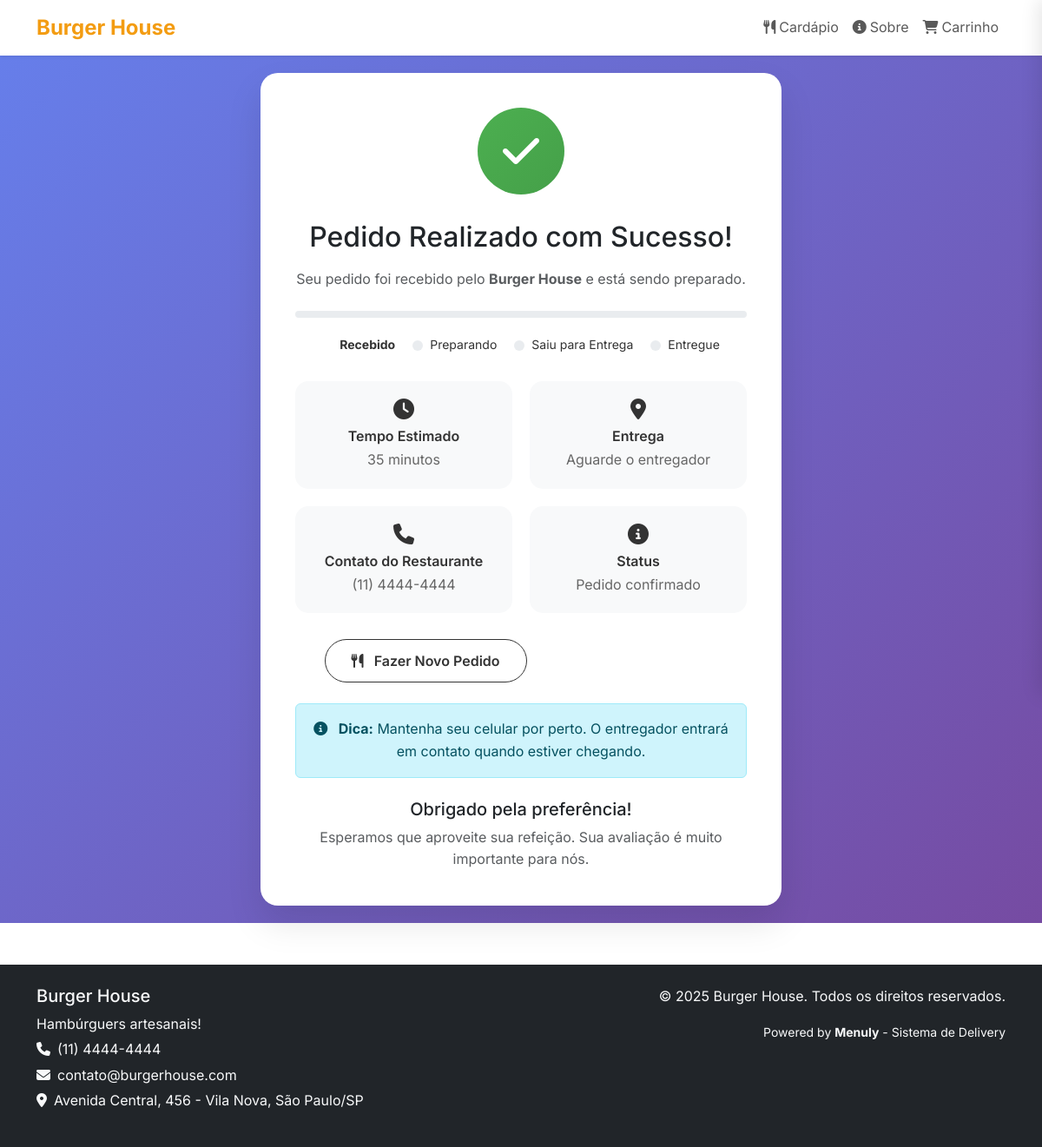
/burger-house/pedido-recebido/, run on the app's committed database.
### apps/restaurantes/models.py (models this page shows, shortened)
class Restaurante(models.Model):
    lojista = models.ForeignKey(Lojista, on_delete=models.CASCADE, related_name='restaurantes', verbose_name='Lojista')
    administradores = models.ManyToManyField(
        settings.AUTH_USER_MODEL,
        through='RestauranteAdministrador',
        through_fields=('restaurante', 'usuario'),  # Especifica quais campos usar
        related_name='restaurantes_gerenciados',
        blank=True,
        verbose_name='Administradores'
    )
    nome = models.CharField(max_length=200, verbose_name='Nome do Restaurante')
    slug = models.SlugField(max_length=200, unique=True, verbose_name='URL Personalizada')
    cnpj = models.CharField(max_length=18, blank=True, verbose_name='CNPJ')
    email = models.EmailField(verbose_name='Email')
    telefone = models.CharField(max_length=20, verbose_name='Telefone')
    whatsapp = models.CharField(max_length=20, blank=True, verbose_name='WhatsApp')
    endereco_rua = models.CharField(max_length=200, verbose_name='Rua')
    endereco_numero = models.CharField(max_length=20, verbose_name='Número')
    endereco_complemento = models.CharField(max_length=100, blank=True, verbose_name='Complemento')
    endereco_bairro = models.CharField(max_length=100, verbose_name='Bairro')
    endereco_cidade = models.CharField(max_length=100, verbose_name='Cidade')
    endereco_estado = models.CharField(max_length=2, verbose_name='Estado')
    endereco_cep = models.CharField(max_length=9, verbose_name='CEP')
    cor_primaria = models.CharField(max_length=7, default='#667eea', verbose_name='Cor Primária')
    cor_secundaria = models.CharField(max_length=7, default='#764ba2', verbose_name='Cor Secundária')
    cor_fundo = models.CharField(max_length=7, default='#ffffff', verbose_name='Cor de Fundo')
    cor_texto = models.CharField(max_length=7, default='#333333', verbose_name='Cor do Texto')
    cor_botoes = models.CharField(max_length=7, default='#28a745', verbose_name='Cor dos Botões')
    logo = models.ImageField(upload_to='restaurantes/logos/', blank=True, verbose_name='Logo')
    logo_thumbnail = ImageSpecField(source='logo', processors=[ResizeToFill(200, 200)], format='PNG')
    banner = models.ImageField(upload_to='restaurantes/banners/', blank=True, verbose_name='Banner Principal')
    banner_small = ImageSpecField(source='banner', processors=[ResizeToFill(800, 400)], format='JPEG')
    favicon = models.ImageField(upload_to='restaurantes/favicons/', blank=True, verbose_name='Favicon')
    slogan = models.CharField(max_length=200, blank=True, verbose_name='Slogan')
    mensagem_boas_vindas = models.TextField(blank=True, verbose_name='Mensagem de Boas-vindas')
    sobre_nos = models.TextField(blank=True, verbose_name='Sobre Nós')
    taxa_entrega = models.DecimalField(max_digits=6, decimal_places=2, default=0, verbose_name='Taxa de Entrega')
    tempo_estimado_entrega = models.IntegerField(default=30, verbose_name='Tempo Estimado (min)')
    raio_entrega_km = models.DecimalField(max_digits=5, decimal_places=2, default=5, verbose_name='Raio de Entrega (km)')
    aceita_pedidos = models.BooleanField(default=True, verbose_name='Aceita Pedidos')
    pedido_minimo = models.DecimalField(max_digits=8, decimal_places=2, default=0, verbose_name='Pedido Mínimo')
    funciona_segunda = models.BooleanField(default=True, verbose_name='Funciona Segunda')
    horario_segunda_abertura = models.TimeField(null=True, blank=True, verbose_name='Abertura Segunda')
    horario_segunda_fechamento = models.TimeField(null=True, blank=True, verbose_name='Fechamento Segunda')
    funciona_terca = models.BooleanField(default=True, verbose_name='Funciona Terça')
    horario_terca_abertura = models.TimeField(null=True, blank=True, verbose_name='Abertura Terça')
    horario_terca_fechamento = models.TimeField(null=True, blank=True, verbose_name='Fechamento Terça')
    funciona_quarta = models.BooleanField(default=True, verbose_name='Funciona Quarta')
    horario_quarta_abertura = models.TimeField(null=True, blank=True, verbose_name='Abertura Quarta')
    horario_quarta_fechamento = models.TimeField(null=True, blank=True, verbose_name='Fechamento Quarta')
    funciona_quinta = models.BooleanField(default=True, verbose_name='Funciona Quinta')
    horario_quinta_abertura = models.TimeField(null=True, blank=True, verbose_name='Abertura Quinta')
    horario_quinta_fechamento = models.TimeField(null=True, blank=True, verbose_name='Fechamento Quinta')
    funciona_sexta = models.BooleanField(default=True, verbose_name='Funciona Sexta')
    horario_sexta_abertura = models.TimeField(null=True, blank=True, verbose_name='Abertura Sexta')
    horario_sexta_fechamento = models.TimeField(null=True, blank=True, verbose_name='Fechamento Sexta')
    funciona_sabado = models.BooleanField(default=True, verbose_name='Funciona Sábado')
    horario_sabado_abertura = models.TimeField(null=True, blank=True, verbose_name='Abertura Sábado')
    horario_sabado_fechamento = models.TimeField(null=True, blank=True, verbose_name='Fechamento Sábado')
    funciona_domingo = models.BooleanField(default=False, verbose_name='Funciona Domingo')
    horario_domingo_abertura = models.TimeField(null=True, blank=True, verbose_name='Abertura Domingo')
    horario_domingo_fechamento = models.TimeField(null=True, blank=True, verbose_name='Fechamento Domingo')
    ativo = models.BooleanField(default=True, verbose_name='Ativo')
    aprovado = models.BooleanField(default=False, verbose_name='Aprovado')
    destaque = models.BooleanField(default=False, verbose_name='Em Destaque')
    criado_em = models.DateTimeField(auto_now_add=True, verbose_name='Criado em')
    atualizado_em = models.DateTimeField(auto_now=True, verbose_name='Atualizado em')
    class Meta:
        verbose_name = 'Restaurante'
        verbose_name_plural = 'Restaurantes'
        ordering = ['nome']
    def get_absolute_url(self):
        return f"/{self.slug}/"
    @property
    def endereco_completo(self):
        endereco = f"{self.endereco_rua}, {self.endereco_numero}"
        if self.endereco_complemento:
            endereco += f", {self.endereco_complemento}"
        endereco += f" - {self.endereco_bairro}, {self.endereco_cidade}/{self.endereco_estado}"
        return endereco

### apps/restaurantes/views.py (the view)
# urls.py: path('pedido-recebido/', views.pedido_recebido, name='pedido_recebido'),
def pedido_recebido(request, slug=None):
    restaurante = request.restaurante_atual
    if not restaurante:
        return redirect('core:lista_restaurantes')
    numero_pedido = request.session.get('ultimo_pedido_numero')
    context = {
        'restaurante': restaurante,
        'numero_pedido': numero_pedido,
        'page_title': f"Pedido Recebido - {restaurante.nome}",
        'meta_description': f"Seu pedido foi recebido pelo {restaurante.nome}",
    }
    return render(request, 'restaurante/pedido_recebido.html', context)

### templates/restaurante/pedido_recebido.html (shortened to what this page needs)
{% extends 'base.html' %}
{% load static %}
{% block content %}
<div class="confirmation-container">
    <div class="container">
        <div class="confirmation-card">
            <div class="success-icon">
                <i class="fas fa-check"></i>
            </div>
            <h1 class="h2 text-dark mb-3">Pedido Realizado com Sucesso!</h1>
            <p class="text-muted mb-4">
                Seu pedido foi recebido pelo <strong>{{ restaurante.nome }}</strong> e está sendo preparado.
            </p>
            <div class="progress-bar">
                <div class="progress-fill"></div>
            </div>
            <div class="status-indicator">
                <div class="status-step active">
                    <div class="status-dot"></div>
                    <span>Recebido</span>
                </div>
                <div class="status-step">
                    <div class="status-dot"></div>
                    <span>Preparando</span>
                </div>
                <div class="status-step">
                    <div class="status-dot"></div>
                    <span>Saiu para Entrega</span>
                </div>
                <div class="status-step">
                    <div class="status-dot"></div>
                    <span>Entregue</span>
                </div>
            </div>
            <div class="info-grid">
                <div class="info-item">
                    <i class="fas fa-clock"></i>
                    <h6>Tempo Estimado</h6>
                    <p>{{ restaurante.tempo_estimado_entrega }} minutos</p>
                </div>
                <div class="info-item">
                    <i class="fas fa-map-marker-alt"></i>
                    <h6>Entrega</h6>
                    <p>Aguarde o entregador</p>
                </div>
                {% if restaurante.telefone %}
                <div class="info-item">
                    <i class="fas fa-phone"></i>
                    <h6>Contato do Restaurante</h6>
                    <p>{{ restaurante.telefone }}</p>
                </div>
                {% endif %}
                <div class="info-item">
                    <i class="fas fa-info-circle"></i>
                    <h6>Status</h6>
                    <p>Pedido confirmado</p>
                </div>
            </div>
            <div class="action-buttons">
                <a href="{{ restaurante.get_absolute_url }}" class="btn btn-outline-primary">
                    <i class="fas fa-utensils me-2"></i>
                    Fazer Novo Pedido
                </a>
                <a href="{% url 'core:home' %}" class="btn btn-primary">
                    <i class="fas fa-home me-2"></i>
                </a>
            </div>
            <div class="mt-4">
                <div class="alert alert-info">
                    <i class="fas fa-info-circle me-2"></i>
                    <strong>Dica:</strong> Mantenha seu celular por perto. O entregador entrará em contato quando estiver chegando.
                </div>
            </div>
            <div class="mt-4">
                <h5 class="text-dark">Obrigado pela preferência!</h5>
                <p class="text-muted mb-0">
                    Esperamos que aproveite sua refeição. Sua avaliação é muito importante para nós.
                </p>
            </div>
        </div>
    </div>
</div>
{% endblock %}

### templates/base.html (shortened to what this page needs)
<!DOCTYPE html>
<html lang="pt-BR">
<head>
    <link href="https://cdn.jsdelivr.net/npm/bootstrap@5.3.0/dist/css/bootstrap.min.css" rel="stylesheet">
    <link href="https://cdnjs.cloudflare.com/ajax/libs/font-awesome/6.4.0/css/all.min.css" rel="stylesheet">
</head>
<body>
    <nav class="navbar navbar-expand-lg navbar-light bg-white shadow-sm">
        <div class="container">
            <a class="navbar-brand" href="{% if restaurante %}{{ restaurante.get_absolute_url }}{% else %}{% url 'core:home' %}{% endif %}">
                <span style="color: var(--cor-principal);">
                    {% if restaurante %}{{ restaurante.nome }}{% else %}{{ SITE_NAME }}{% endif %}
                </span>
            </a>
            <div class="collapse navbar-collapse" id="navbarNav">
                <ul class="navbar-nav ms-auto">
                    {% if restaurante %}
                        <li class="nav-item">
                            <a class="nav-link" href="{{ restaurante.get_absolute_url }}">
                                <i class="fas fa-utensils me-1"></i>Cardápio
                            </a>
                        </li>
                        <li class="nav-item">
                            <a class="nav-link" href="{% url 'restaurante:sobre' slug=restaurante.slug %}">
                                <i class="fas fa-info-circle me-1"></i>Sobre
                            </a>
                        </li>
                        <li class="nav-item">
                            <a class="nav-link position-relative" href="#" id="carrinho-header" onclick="abrirCarrinhoLateral()">
                                <i class="fas fa-shopping-cart me-1"></i>Carrinho
                            </a>
                        </li>
                    {% endif %}
                </ul>
            </div>
        </div>
    </nav>
    <main>
        {% block content %}{% endblock %}
    </main>
    <footer class="bg-dark text-light py-4 mt-5">
        <div class="container">
            <div class="row">
                <div class="col-md-6">
                    <h5>
                        {% if restaurante %}{{ restaurante.nome }}{% else %}{{ SITE_NAME }}{% endif %}
                    </h5>
                    <p class="mb-1">
                        {% if restaurante %}
                            {{ restaurante.slogan|default:"Delivery rápido e comida deliciosa!" }}
                        {% else %}
                            {{ SITE_DESCRIPTION }}
                        {% endif %}
                    </p>
                    {% if restaurante %}
                        <p class="mb-1">
                            <i class="fas fa-phone me-2"></i>{{ restaurante.telefone }}
                        </p>
                        <p class="mb-1">
                            <i class="fas fa-envelope me-2"></i>{{ restaurante.email }}
                        </p>
                        <p>
                            <i class="fas fa-map-marker-alt me-2"></i>{{ restaurante.endereco_completo }}
                        </p>
                    {% endif %}
                </div>
                <div class="col-md-6 text-md-end">
                    <p>&copy; {% now "Y" %}
                        {% if restaurante %}{{ restaurante.nome }}{% else %}{{ SITE_NAME }}{% endif %}.
                        Todos os direitos reservados.
                    </p>
                    <p>
                        <small>Powered by <strong>Menuly</strong> - Sistema de Delivery</small>
                    </p>
                </div>
            </div>
        </div>
    </footer>
    {% load static %}
</body>
</html>

### data on the page
Restaurante: nome "Burger House", tempo_estimado_entrega "35", telefone "(11) 4444-4444", slogan "Hambúrguers artesanais!", email "contato@burgerhouse.com", endereco_completo "Avenida Central, 456 - Vila Nova, São Paulo/SP"
